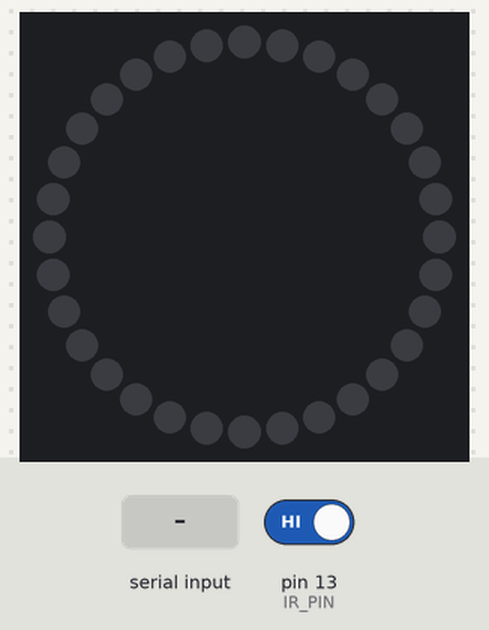
This sketch was run on a simulated Arduino Uno, built with avr-gcc and run on an emulated ATmega328P. Parts: 32 RGB LEDs in a ring, first at the top, clockwise. The inputs (shaded band) are chosen by the test bench; at power-on: pin 13 (IR_PIN) HIGH.

Above: at 1.2 s.
1.3 s: pin 13 (IR_PIN) driven LOW
At 3.6 s:
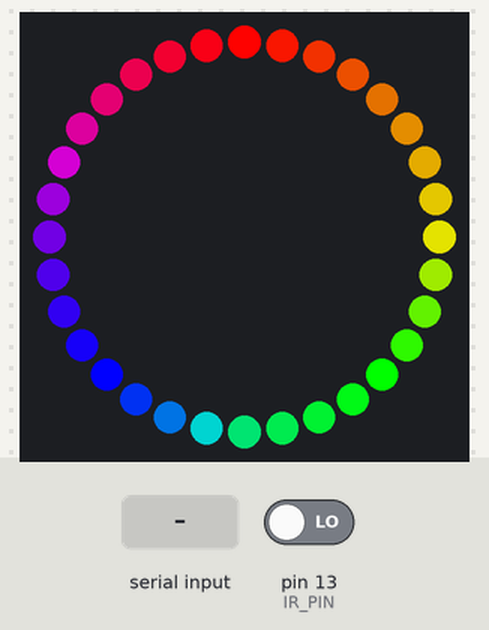
4.3 s: "movingRainbowEffect(\n" received over Serial
6.8 s: pin 13 (IR_PIN) driven HIGH
8.3 s: "90,45\n" received over Serial
At 8.6 s:
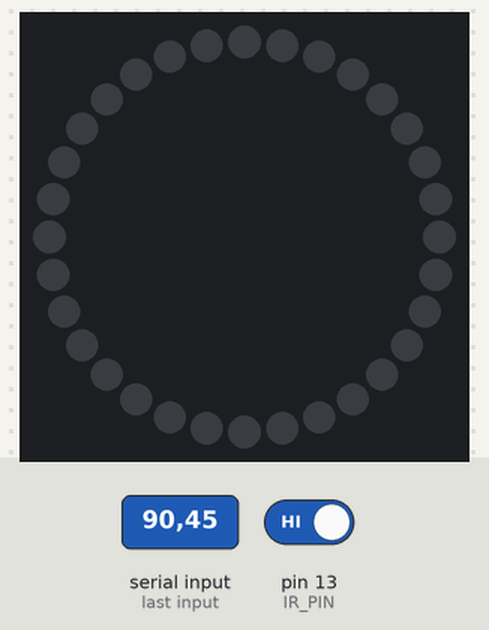
Timing chart, 0 to 10.8 s (numbered marks = the images above; inputs shaded):
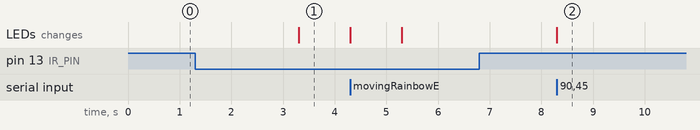

The sketch:

actualIRrainbow_notmoving.ino
```cpp
#include <FastLED.h>

#define NUM_LEDS_CUBE 32
#define IR_PIN 13
#define LED_PIN_CUBE 12

CRGB ledscube[NUM_LEDS_CUBE];

bool ledStripOn = false;
unsigned long sensorBlockedStartTime = 0;
unsigned long defaultSpeed = 130;
unsigned long lastToggleTime = 0;
uint8_t startIndex = 0;
uint8_t hue = 0;

void movingRainbowEffect(unsigned long speed, int ledStripState) {
  if (ledStripState == 1) {
    // Turn on the LED strip
    if (!ledStripOn) {
      ledStripOn = true;
    }

    // Calculate the delay based on the received speed or use the default speed
    unsigned long delayTime = (speed > 0) ? speed : defaultSpeed;

    if (millis() - lastToggleTime >= delayTime) {
      // Update the hue for the rainbow effect
      hue++;

      // Fill the LEDs with the rainbow pattern
      for (int i = 0; i < NUM_LEDS_CUBE; i++) {
        int pixelHue = hue + (i * 255 / NUM_LEDS_CUBE);
        ledscube[i] = CHSV(pixelHue, 255, 255);
      }

      FastLED.show();
      lastToggleTime = millis();
    }
  } else {
    // Turn off the LED strip
    if (ledStripOn) {
      ledStripOn = false;
      FastLED.clear();
      FastLED.show();
    }
  }
}

void setup() {
  FastLED.addLeds<WS2812B, LED_PIN_CUBE, GRB>(ledscube, NUM_LEDS_CUBE);
  pinMode(IR_PIN, INPUT);
  Serial.begin(115200);
}

void loop() {
  // Check if the IR sensor is interrupted
  if (digitalRead(IR_PIN) == LOW) {
    if (sensorBlockedStartTime == 0) {
      // Initialize the timer when the sensor is first blocked
      sensorBlockedStartTime = millis();
    } else if (millis() - sensorBlockedStartTime >= 2000) {
      // Toggle the LED strip state after 3 seconds of continuous blocking
      movingRainbowEffect(defaultSpeed, ledStripOn ? 0 : 1);
      sensorBlockedStartTime = 0;  // Reset the timer
    }
  } else {
    sensorBlockedStartTime = 0;  // Reset the timer if the sensor is not blocked
  }

  // Check if there is serial data available
  if (Serial.available() > 0) {
    // Read the serial command
    String data = Serial.readStringUntil('\n');

    // Parse the received command
    int speed = defaultSpeed;
    int ledStripState = 0;

    if (data.startsWith("movingRainbowEffect(")) {
      // Extract speed and ledStripState from the serial command
      int openParenIndex = data.indexOf('(');
      int closeParenIndex = data.indexOf(')');

      if (openParenIndex != -1 && closeParenIndex != -1) {
        String args = data.substring(openParenIndex + 1, closeParenIndex);
        String speedStr = args.substring(0, args.indexOf(','));
        String ledStripStateStr = args.substring(args.indexOf(',') + 1);

        // Convert speed and ledStripState to integers
        speed = speedStr.toInt();
        ledStripState = ledStripStateStr.toInt();
      }
    }

    movingRainbowEffect(speed, ledStripState);
  }
}
```

Measured:
- after the input at 1.3 s, the LEDs: change after 2.0 s (image 1)
- after the input at 6.8 s, every drawn part: stays the same
- after the input at 8.3 s, the LEDs: change at once (image 2)
